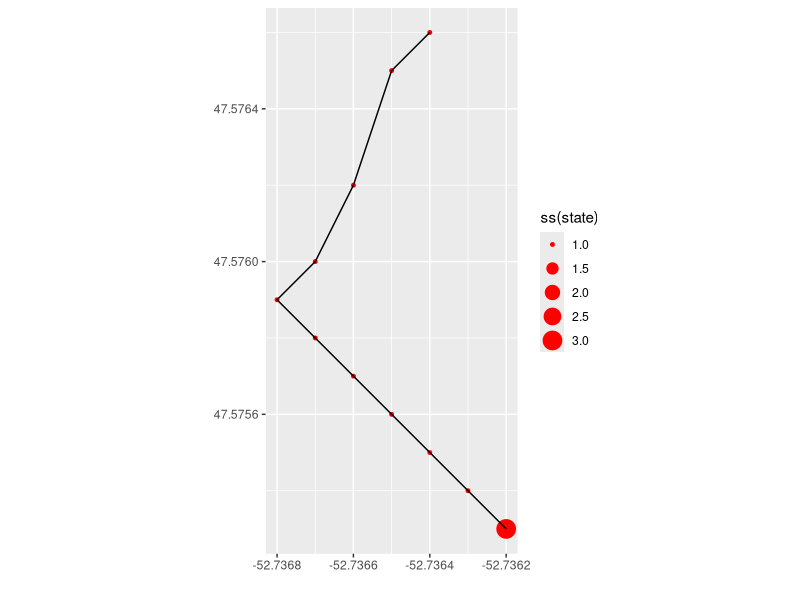

The R script that drew this image:
library(ggplot2)

setwd("/Users/bryan/Git/munsailbot")

# Import CSV and delete empty/NA rows
# TODO: Use aes to define evenly spaced X/Y ticks
data <- read.table('track.csv', header = TRUE, sep =',')
data <- subset(data, Lat!=c("99.99"))
data <- subset(data, Lon!=c("99.99"))
state <- c(data$Sailstate)

ss <- function(x){
  ifelse(x == 0, 1,
    ifelse(x == 1, 2,
      ifelse(x == 2, 3,
        ifelse(x == 3, 4,
          ifelse(x == 4, 5, 0)
))))}

ggplot(data,aes(x=data$Lon, y=data$Lat)) +
  geom_point(color="red", (aes(size = ss(state)))) +
  labs(x="",y="") +
  geom_path() +
  coord_equal()

#fin
